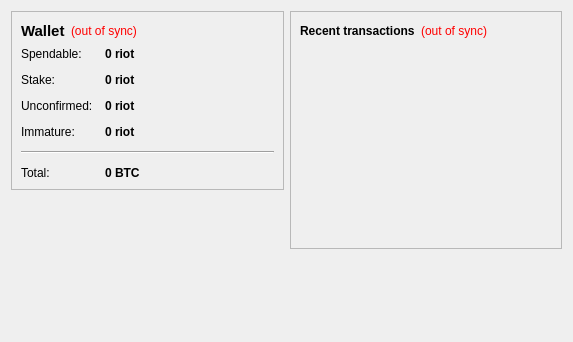
<?xml version="1.0" encoding="UTF-8"?>
<ui version="4.0">
 <class>OverviewPage</class>
 <widget class="QWidget" name="OverviewPage">
  <property name="geometry">
   <rect>
    <x>0</x>
    <y>0</y>
    <width>573</width>
    <height>342</height>
   </rect>
  </property>
  <property name="windowTitle">
   <string>Form</string>
  </property>
  <layout class="QHBoxLayout" name="horizontalLayout" stretch="1,1">
   <item>
    <layout class="QVBoxLayout" name="verticalLayout_2">
     <item>
      <widget class="QFrame" name="frame">
       <property name="frameShape">
        <enum>QFrame::StyledPanel</enum>
       </property>
       <property name="frameShadow">
        <enum>QFrame::Raised</enum>
       </property>
       <layout class="QVBoxLayout" name="verticalLayout_4">
        <item>
         <layout class="QHBoxLayout" name="horizontalLayout_4">
          <item>
           <widget class="QLabel" name="label_5">
            <property name="font">
             <font>
              <pointsize>11</pointsize>
              <weight>75</weight>
              <bold>true</bold>
             </font>
            </property>
            <property name="text">
             <string>Wallet</string>
            </property>
           </widget>
          </item>
          <item>
           <widget class="QLabel" name="labelWalletStatus">
            <property name="toolTip">
             <string>The displayed information may be out of date. Your wallet automatically synchronizes with the DarkChain network after a connection is established, but this process has not completed yet.</string>
            </property>
            <property name="styleSheet">
             <string notr="true">QLabel { color: red; }</string>
            </property>
            <property name="text">
             <string notr="true">(out of sync)</string>
            </property>
            <property name="alignment">
             <set>Qt::AlignLeading|Qt::AlignLeft|Qt::AlignVCenter</set>
            </property>
           </widget>
          </item>
          <item>
           <spacer name="horizontalSpacer_2">
            <property name="orientation">
             <enum>Qt::Horizontal</enum>
            </property>
            <property name="sizeHint" stdset="0">
             <size>
              <width>40</width>
              <height>20</height>
             </size>
            </property>
           </spacer>
          </item>
         </layout>
        </item>
        <item>
         <layout class="QFormLayout" name="formLayout_2">
          <property name="fieldGrowthPolicy">
           <enum>QFormLayout::AllNonFixedFieldsGrow</enum>
          </property>
          <property name="horizontalSpacing">
           <number>12</number>
          </property>
          <property name="verticalSpacing">
           <number>12</number>
          </property>
          <item row="0" column="0">
           <widget class="QLabel" name="label">
            <property name="text">
             <string>Spendable:</string>
            </property>
           </widget>
          </item>
          <item row="0" column="1">
           <widget class="QLabel" name="labelBalance">
            <property name="font">
             <font>
              <weight>75</weight>
              <bold>true</bold>
             </font>
            </property>
            <property name="cursor">
             <cursorShape>IBeamCursor</cursorShape>
            </property>
            <property name="toolTip">
             <string>Your current spendable balance</string>
            </property>
            <property name="text">
             <string notr="true">0 riot</string>
            </property>
            <property name="textInteractionFlags">
             <set>Qt::LinksAccessibleByMouse|Qt::TextSelectableByKeyboard|Qt::TextSelectableByMouse</set>
            </property>
           </widget>
          </item>
          <item row="1" column="0">
           <widget class="QLabel" name="label_6">
            <property name="text">
             <string>Stake:</string>
            </property>
           </widget>
          </item>
          <item row="1" column="1">
           <widget class="QLabel" name="labelStake">
            <property name="font">
             <font>
              <weight>75</weight>
              <bold>true</bold>
             </font>
            </property>
            <property name="cursor">
             <cursorShape>IBeamCursor</cursorShape>
            </property>
            <property name="toolTip">
             <string>Total of coins that was staked, and do not yet count toward the current balance</string>
            </property>
            <property name="text">
             <string notr="true">0 riot</string>
            </property>
            <property name="textInteractionFlags">
             <set>Qt::LinksAccessibleByMouse|Qt::TextSelectableByKeyboard|Qt::TextSelectableByMouse</set>
            </property>
           </widget>
          </item>
          <item row="2" column="0">
           <widget class="QLabel" name="label_3">
            <property name="text">
             <string>Unconfirmed:</string>
            </property>
           </widget>
          </item>
          <item row="2" column="1">
           <widget class="QLabel" name="labelUnconfirmed">
            <property name="font">
             <font>
              <weight>75</weight>
              <bold>true</bold>
             </font>
            </property>
            <property name="cursor">
             <cursorShape>IBeamCursor</cursorShape>
            </property>
            <property name="toolTip">
             <string>Total of transactions that have yet to be confirmed, and do not yet count toward the current balance</string>
            </property>
            <property name="text">
             <string notr="true">0 riot</string>
            </property>
            <property name="textInteractionFlags">
             <set>Qt::LinksAccessibleByMouse|Qt::TextSelectableByKeyboard|Qt::TextSelectableByMouse</set>
            </property>
           </widget>
          </item>
          <item row="3" column="0">
           <widget class="QLabel" name="labelImmatureText">
            <property name="text">
             <string>Immature:</string>
            </property>
           </widget>
          </item>
          <item row="3" column="1">
           <widget class="QLabel" name="labelImmature">
            <property name="font">
             <font>
              <weight>75</weight>
              <bold>true</bold>
             </font>
            </property>
            <property name="toolTip">
             <string>Mined balance that has not yet matured</string>
            </property>
            <property name="text">
             <string notr="true">0 riot</string>
            </property>
            <property name="textInteractionFlags">
             <set>Qt::LinksAccessibleByMouse|Qt::TextSelectableByKeyboard|Qt::TextSelectableByMouse</set>
            </property>
           </widget>
          </item>
          <item row="4" column="0" colspan="2">
           <widget class="Line" name="line">
            <property name="orientation">
             <enum>Qt::Horizontal</enum>
            </property>
           </widget>
          </item>
          <item row="5" column="0">
           <widget class="QLabel" name="labelTotalText">
            <property name="text">
             <string>Total:</string>
            </property>
           </widget>
          </item>
          <item row="5" column="1">
           <widget class="QLabel" name="labelTotal">
            <property name="font">
             <font>
              <weight>75</weight>
              <bold>true</bold>
             </font>
            </property>
            <property name="cursor">
             <cursorShape>IBeamCursor</cursorShape>
            </property>
            <property name="toolTip">
             <string>Your current total balance</string>
            </property>
            <property name="text">
             <string notr="true">0 BTC</string>
            </property>
            <property name="textInteractionFlags">
             <set>Qt::LinksAccessibleByMouse|Qt::TextSelectableByKeyboard|Qt::TextSelectableByMouse</set>
            </property>
           </widget>
          </item>
         </layout>
        </item>
       </layout>
      </widget>
     </item>
     <item>
      <spacer name="verticalSpacer_3">
       <property name="orientation">
        <enum>Qt::Vertical</enum>
       </property>
       <property name="sizeHint" stdset="0">
        <size>
         <width>20</width>
         <height>40</height>
        </size>
       </property>
      </spacer>
     </item>
     <item>
      <widget class="QLabel" name="label_2">
       <property name="text">
        <string/>
       </property>
       <property name="pixmap">
        <pixmap resource="../bitcoin.qrc">:/images/backg</pixmap>
       </property>
       <property name="scaledContents">
        <bool>false</bool>
       </property>
       <property name="alignment">
        <set>Qt::AlignCenter</set>
       </property>
      </widget>
     </item>
     <item>
      <spacer name="verticalSpacer">
       <property name="orientation">
        <enum>Qt::Vertical</enum>
       </property>
       <property name="sizeHint" stdset="0">
        <size>
         <width>20</width>
         <height>40</height>
        </size>
       </property>
      </spacer>
     </item>
    </layout>
   </item>
   <item>
    <layout class="QVBoxLayout" name="verticalLayout_3">
     <item>
      <widget class="QFrame" name="frame_2">
       <property name="frameShape">
        <enum>QFrame::StyledPanel</enum>
       </property>
       <property name="frameShadow">
        <enum>QFrame::Raised</enum>
       </property>
       <layout class="QVBoxLayout" name="verticalLayout">
        <item>
         <layout class="QHBoxLayout" name="horizontalLayout_2">
          <item>
           <widget class="QLabel" name="label_4">
            <property name="text">
             <string>&lt;b&gt;Recent transactions&lt;/b&gt;</string>
            </property>
           </widget>
          </item>
          <item>
           <widget class="QLabel" name="labelTransactionsStatus">
            <property name="toolTip">
             <string>The displayed information may be out of date. Your wallet automatically synchronizes with the DarkChain network after a connection is established, but this process has not completed yet.</string>
            </property>
            <property name="styleSheet">
             <string notr="true">QLabel { color: red; }</string>
            </property>
            <property name="text">
             <string notr="true">(out of sync)</string>
            </property>
            <property name="alignment">
             <set>Qt::AlignRight|Qt::AlignTrailing|Qt::AlignVCenter</set>
            </property>
           </widget>
          </item>
          <item>
           <spacer name="horizontalSpacer">
            <property name="orientation">
             <enum>Qt::Horizontal</enum>
            </property>
            <property name="sizeHint" stdset="0">
             <size>
              <width>40</width>
              <height>20</height>
             </size>
            </property>
           </spacer>
          </item>
         </layout>
        </item>
        <item>
         <widget class="QListView" name="listTransactions">
          <property name="styleSheet">
           <string notr="true">QListView { background: transparent; }</string>
          </property>
          <property name="frameShape">
           <enum>QFrame::NoFrame</enum>
          </property>
          <property name="verticalScrollBarPolicy">
           <enum>Qt::ScrollBarAlwaysOff</enum>
          </property>
          <property name="horizontalScrollBarPolicy">
           <enum>Qt::ScrollBarAlwaysOff</enum>
          </property>
          <property name="selectionMode">
           <enum>QAbstractItemView::NoSelection</enum>
          </property>
         </widget>
        </item>
       </layout>
      </widget>
     </item>
     <item>
      <spacer name="verticalSpacer_2">
       <property name="orientation">
        <enum>Qt::Vertical</enum>
       </property>
       <property name="sizeHint" stdset="0">
        <size>
         <width>20</width>
         <height>40</height>
        </size>
       </property>
      </spacer>
     </item>
    </layout>
   </item>
  </layout>
 </widget>
 <resources>
  <include location="../bitcoin.qrc"/>
 </resources>
 <connections/>
</ui>
